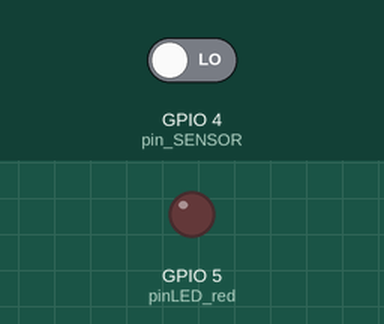
A sketch run on a simulated ESP8266 (NodeMCU). Shown: output pins drawn as LEDs (lit = HIGH). The inputs (shaded band) are chosen by the test bench; at power-on: GPIO 4 (pin_SENSOR) LOW. WiFi joins after 1.5 s; servers stay silent unless stated; no MQTT or app messages arrive unless stated; what the sketch prints to the serial monitor is not drawn.

Above: at 3.7 s.
3.8 s: GPIO 4 (pin_SENSOR) driven HIGH
At 5.0 s:
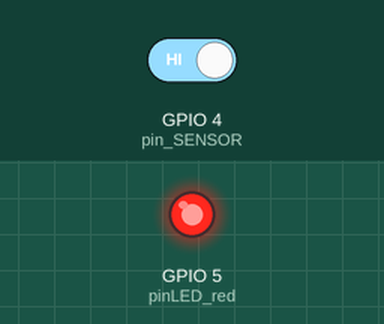
5.3 s: GPIO 4 (pin_SENSOR) driven LOW
At 6.1 s:
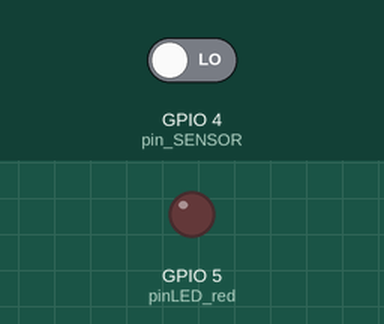
Timing chart, 0 to 8.3 s (numbered marks = the images above; inputs shaded):
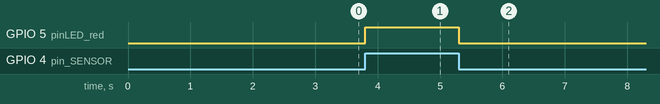

Measured:
- after the input at 3.8 s, GPIO 5 (pinLED_red): LOW → HIGH at once
- after the input at 5.3 s, GPIO 5 (pinLED_red): HIGH → LOW at once

The sketch:

trasmettitore_udp_esp.ino
```cpp
#include <SPI.h>
#include <ESP8266WiFi.h>
#include <ArduinoJson.h>
#include <PubSubClient.h>
#include <timer.h>
//====== TRANSMITTER ===== //
// versione: definitiva
// scheda: Arduino Mega

IPAddress catalog_ip(192, 168, 1, 96);
int broker_port = 1883;
WiFiClient espClient;
PubSubClient MQTT_client(espClient);
auto timer = timer_create_default(); // create a timer with default settings

// variables of SETTING PIN SENSORS
//===========================
int pinLED_red = 5; //D1
int pin_SENSOR = 4; //D2

// variables of INTERNET CONNECTION
//===========================
const char* ssid = "FASTWEB-D6A39D";
const char* password = "AEF84N31YA";

// variables of MQTT CONNECTION
//===========================
const char* my_name = "casotto";
String msgIn;
const char* topic = "/Catalog/Riserva_Idrica";
int MQTT_message = 0;
String my_status = "";
int DEVICE_STATE = 2;

// variables of time_count
//===========================
unsigned long lastMsg = 0;
unsigned long now = 0;
unsigned long T_error = 0;
int Soglia = 10 * 1000;

void setup() {
  // Open serial communications and wait for port to open:
  Serial.begin(9600);
  while (!Serial) {
    ; // wait for serial port to connect. Needed for native USB port only
  }
  pinMode(pinLED_red, OUTPUT);
  pinMode(pin_SENSOR, INPUT);
  digitalWrite(pin_SENSOR, LOW);
  //
  WiFi.begin(ssid, password);
  while (WiFi.status() != WL_CONNECTED) {
    delay(500);
    Serial.print(".");
  }
  delay(1000);
  MQTT_client.setServer(catalog_ip, 1883);
  Serial.println("Device Initialized!");
}

void loop() {
  now = millis();
  T_error = now - lastMsg;
  toggle_led();
  MQTT_client.loop();
  if (MQTT_client.connected()) {
    int SENSOR_STATE = digitalRead(pin_SENSOR);
    if (SENSOR_STATE == 1) {
      my_status = "ACCESO";
      digitalWrite(pinLED_red, HIGH);
    }

    if (SENSOR_STATE == 0) {
      my_status = "SPENTO";
      digitalWrite(pinLED_red, LOW);
    }

    if (T_error >= Soglia) {
      Serial.println("REFRESHING");
      MQTT_message = 1;
    }
    if (DEVICE_STATE != SENSOR_STATE) {
      DEVICE_STATE = SENSOR_STATE;
      MQTT_message = 1;
    }
    if (MQTT_message == 1) {
      MQTT_PUBLISH();
    }
  }
  else {
    Serial.println("DEVICE OFFLINE, trying to establish connession...");
    MQTT_client.connect(my_name);
    if (MQTT_client.connected()) {
      Serial.println("CONNECTED!");
    }
  }
}

String SETTING_FILE() {
  // create REGISTRATION JSON FILE
  // action: node = send registration request
  //         refresh = send refresh request
  // ======================================================================
  String postMessage = "";
  const size_t capacity = JSON_OBJECT_SIZE(3) + 70;
  StaticJsonDocument<capacity> doc;
  doc["Name"] = my_name;
  doc["Status"] = my_status;
  doc["type"] = "galleggiante";
  // Serialize JSON document
  serializeJson(doc, postMessage);
  return postMessage;
}


void MQTT_PUBLISH() {
  String payload = SETTING_FILE();
  Serial.println(payload);
  if (MQTT_client.publish(topic, (char*) payload.c_str())) {
    MQTT_message = 0;
    lastMsg = now;
    Serial.println("mqtt messange sent!");
  }

}


bool time_count() {
  T_error += 1;
  return true;
}

void toggle_led() {
  if (T_error >= Soglia + 3) {
    Serial.println("ERROR");
    digitalWrite(pinLED_red, HIGH);
    delay (200);
    digitalWrite(pinLED_red, LOW);
    delay (300);
    digitalWrite(pinLED_red, HIGH);
    delay (200);
    digitalWrite(pinLED_red, LOW);
    delay (200);
    digitalWrite(pinLED_red, HIGH);
    delay (200);
    digitalWrite(pinLED_red, LOW);
    delay (200);
    digitalWrite(pinLED_red, HIGH);
  }
}
```
